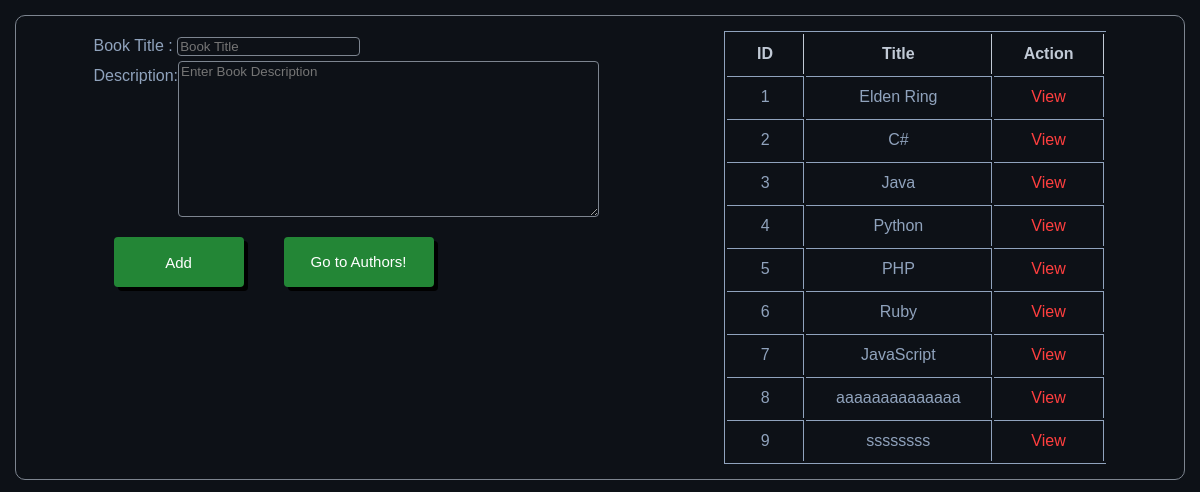
The page / on the database its author committed.
### books_authors_app/models.py (models this page shows)
class Book(models.Model):
    author = models.ManyToManyField(Author, related_name="books")
    title = models.CharField(max_length=255)
    desc = models.TextField()
    created_at = models.DateTimeField(auto_now_add=True)
    updated_at = models.DateTimeField(auto_now=True)

### books_authors_app/views.py (the view)
# urls.py: path('', views.books),
def books(request):
    context = {
        "BOOKS": models.getBook(request),
    }
    return render(request, 'books.html', context)

### books_authors_app/models.py (called while the page is built)
def getBook(request):
    some_book = Book.objects.all()
    return some_book

### books_authors_app/templates/books.html (shortened to what this page needs)
<!DOCTYPE html>
<html lang="en">
<head>
    {% load static %}
    <link rel="stylesheet" href="{% static 'style.css' %}">
</head>
<body>
    <div class="container">
        <div class="bookForm">
            <form action="/addBook" method="POST">
                <label>Book Title : </label>
                <input type="text" name="bookTitle" class="textBoxes" placeholder="Book Title"><br>
                <div class="descriptionDiv">
                    <label>Description: </label>
                    <textarea name="bookDesc" cols="50" rows="10" class="textBoxes"
                        placeholder="Enter Book Description"></textarea>
                </div>
                <div class="container">
                    <button type="submit" class="btn">Add</button>
                    <a href="/authors" class="btn">Go to Authors!</a>
                </div>
            </form>
        </div>
        <div class="bookTable">
            <table>
                <tr>
                    <th>ID</th>
                    <th>Title</th>
                    <th>Action</th>
                </tr>
                {% for book in BOOKS %}
                <tr>
                    <td>{{book.id}}</td>
                    <td>{{book.title}}</td>
                    <td><a href="/bookDetails/{{book.id}}" class="anchor">View</a></td>
                </tr>
                {% endfor %}
            </table>
        </div>
    </div>
</body>
</html>

### books_authors_app/static/style.css (style rules this page uses)
* { margin: 0 auto; padding: 0 auto; font-family: sans-serif; }
body { background-color: #0d1117; color: #90a3bd; padding: 20px; border: 1px solid #7d8590; border-radius: 10px; padding: 15px; margin: 15px; }
.container { display: flex; vertical-align: middle; line-height: 30px; }
.descriptionDiv { display: flex; }
table { border-top: 1px solid; border-bottom: 1px solid; border-right: 0px; border-left: 1px solid; text-align: center; }
td { border-top: 1px solid; }
th, td { padding: 5px 30px; border-right: 1px solid; }
th { color: #c1cad6; }
.btn { padding: 10px; color: white; background-color: #238636; border: none; text-decoration: none; cursor: pointer; text-align: center; box-shadow: 4px 4px black; border-radius: 4px; margin: 20px; width: 130px; font-size: 15px; }
.textBoxes { border: 1px solid #7d8590; background-color: #0d1117; border-radius: 4px; color: #90a3bd; }
.anchor { text-decoration: none; color: rgb(255, 63, 63); text-decoration: none; }

### rows shown on the page
Book: id "1", title "Elden Ring"
Book: id "2", title "C#"
Book: id "3", title "Java"
Book: id "4", title "Python"
Book: id "5", title "PHP"
Book: id "6", title "Ruby"
Book: id "7", title "JavaScript"
Book: id "8", title "aaaaaaaaaaaaaa"
Book: id "9", title "ssssssss"
